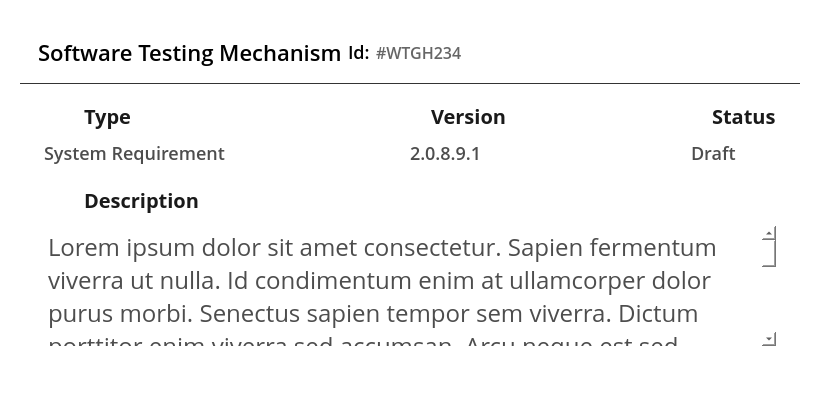
<?xml version="1.0" encoding="UTF-8"?>
<ui version="4.0">
 <class>RecordSummaryPopover</class>
 <widget class="QWidget" name="RecordSummaryPopover">
  <property name="geometry">
   <rect>
    <x>0</x>
    <y>0</y>
    <width>820</width>
    <height>400</height>
   </rect>
  </property>
  <property name="sizePolicy">
   <sizepolicy hsizetype="Fixed" vsizetype="Fixed">
    <horstretch>0</horstretch>
    <verstretch>0</verstretch>
   </sizepolicy>
  </property>
  <property name="maximumSize">
   <size>
    <width>820</width>
    <height>400</height>
   </size>
  </property>
  <property name="windowTitle">
   <string>Form</string>
  </property>
  <property name="styleSheet">
   <string notr="true">border-radius: 0px;
background-color: transparent;</string>
  </property>
  <layout class="QVBoxLayout" name="verticalLayout">
   <property name="spacing">
    <number>0</number>
   </property>
   <property name="sizeConstraint">
    <enum>QLayout::SizeConstraint::SetDefaultConstraint</enum>
   </property>
   <property name="leftMargin">
    <number>20</number>
   </property>
   <property name="topMargin">
    <number>20</number>
   </property>
   <property name="rightMargin">
    <number>20</number>
   </property>
   <property name="bottomMargin">
    <number>20</number>
   </property>
   <item>
    <widget class="QWidget" name="contentWrapper" native="true">
     <layout class="QVBoxLayout" name="verticalLayout_2">
      <property name="spacing">
       <number>0</number>
      </property>
      <property name="leftMargin">
       <number>0</number>
      </property>
      <property name="topMargin">
       <number>0</number>
      </property>
      <property name="rightMargin">
       <number>0</number>
      </property>
      <property name="bottomMargin">
       <number>0</number>
      </property>
      <item>
       <widget class="QWidget" name="headerRow" native="true">
        <property name="minimumSize">
         <size>
          <width>0</width>
          <height>64</height>
         </size>
        </property>
        <property name="maximumSize">
         <size>
          <width>16777215</width>
          <height>64</height>
         </size>
        </property>
        <property name="styleSheet">
         <string notr="true">#headerRow {
	border-top-left-radius: 12px;
	border-top-right-radius: 12px;
	background: white;
	border-bottom: 1px solid #343434
}</string>
        </property>
        <layout class="QHBoxLayout" name="horizontalLayout_3">
         <property name="leftMargin">
          <number>18</number>
         </property>
         <property name="rightMargin">
          <number>18</number>
         </property>
         <item>
          <widget class="QLabel" name="dialogTitle">
           <property name="styleSheet">
            <string notr="true">color: black;
font-family: Open Sans;
font-weight: 500;
font-size: 22px;
line-height: 30px;
letter-spacing: 0%;
</string>
           </property>
           <property name="text">
            <string>Software Testing Mechanism</string>
           </property>
          </widget>
         </item>
         <item>
          <widget class="QWidget" name="RecIDPart" native="true">
           <layout class="QHBoxLayout" name="horizontalLayout_2">
            <property name="leftMargin">
             <number>0</number>
            </property>
            <property name="topMargin">
             <number>0</number>
            </property>
            <property name="rightMargin">
             <number>0</number>
            </property>
            <property name="bottomMargin">
             <number>0</number>
            </property>
            <item>
             <widget class="QLabel" name="IdLabel">
              <property name="styleSheet">
               <string notr="true">QLabel {
font-family: Open Sans;
font-weight: 500;
font-size: 18px;
line-height: 26px;
letter-spacing: 0%;
color: black;
}</string>
              </property>
              <property name="text">
               <string>Id:</string>
              </property>
              <property name="textFormat">
               <enum>Qt::TextFormat::AutoText</enum>
              </property>
             </widget>
            </item>
            <item>
             <widget class="QLabel" name="recordIDLabel">
              <property name="styleSheet">
               <string notr="true">QLabel {
font-family: Open Sans;
font-weight: 500;
font-size: 16px;
line-height: 24px;
letter-spacing: 0%;
color: #666666
}</string>
              </property>
              <property name="text">
               <string>#WTGH234</string>
              </property>
             </widget>
            </item>
            <item>
             <widget class="QPushButton" name="expendWindowButton">
              <property name="text">
               <string/>
              </property>
              <property name="icon">
               <iconset resource="../../../../Resources/Resources.qrc">
                <normaloff>:/images/Project/expend-window.svg</normaloff>:/images/Project/expend-window.svg</iconset>
              </property>
              <property name="iconSize">
               <size>
                <width>20</width>
                <height>20</height>
               </size>
              </property>
              <property name="flat">
               <bool>true</bool>
              </property>
             </widget>
            </item>
           </layout>
          </widget>
         </item>
         <item>
          <spacer name="horizontalSpacer">
           <property name="orientation">
            <enum>Qt::Orientation::Horizontal</enum>
           </property>
           <property name="sizeHint" stdset="0">
            <size>
             <width>40</width>
             <height>20</height>
            </size>
           </property>
          </spacer>
         </item>
        </layout>
       </widget>
      </item>
      <item>
       <widget class="QWidget" name="summaryGroup" native="true">
        <property name="minimumSize">
         <size>
          <width>0</width>
          <height>0</height>
         </size>
        </property>
        <property name="styleSheet">
         <string notr="true">#summaryGroup {
	border-bottom-left-radius: 12px;
	border-bottom-right-radius: 12px;
	background: white;
}</string>
        </property>
        <layout class="QVBoxLayout" name="verticalLayout_3">
         <property name="spacing">
          <number>18</number>
         </property>
         <property name="leftMargin">
          <number>24</number>
         </property>
         <property name="topMargin">
          <number>18</number>
         </property>
         <property name="rightMargin">
          <number>24</number>
         </property>
         <property name="bottomMargin">
          <number>34</number>
         </property>
         <item>
          <widget class="QWidget" name="fieldRow1" native="true">
           <property name="maximumSize">
            <size>
             <width>16777215</width>
             <height>68</height>
            </size>
           </property>
           <layout class="QHBoxLayout" name="horizontalLayout">
            <property name="leftMargin">
             <number>0</number>
            </property>
            <property name="topMargin">
             <number>0</number>
            </property>
            <property name="rightMargin">
             <number>0</number>
            </property>
            <property name="bottomMargin">
             <number>0</number>
            </property>
            <item>
             <widget class="QWidget" name="typeField" native="true">
              <property name="sizePolicy">
               <sizepolicy hsizetype="Preferred" vsizetype="Maximum">
                <horstretch>0</horstretch>
                <verstretch>0</verstretch>
               </sizepolicy>
              </property>
              <layout class="QVBoxLayout" name="verticalLayout_4">
               <property name="spacing">
                <number>10</number>
               </property>
               <property name="leftMargin">
                <number>0</number>
               </property>
               <property name="topMargin">
                <number>0</number>
               </property>
               <property name="rightMargin">
                <number>0</number>
               </property>
               <property name="bottomMargin">
                <number>0</number>
               </property>
               <item>
                <widget class="QWidget" name="typeHeader" native="true">
                 <property name="maximumSize">
                  <size>
                   <width>16777215</width>
                   <height>32</height>
                  </size>
                 </property>
                 <property name="styleSheet">
                  <string notr="true">QLabel {
color: #1A1A1A;
font-family: Open Sans;
font-weight: 600;
font-size: 20px;
line-height: 28px;
letter-spacing: 0%;
}</string>
                 </property>
                 <layout class="QHBoxLayout" name="horizontalLayout_4">
                  <property name="spacing">
                   <number>8</number>
                  </property>
                  <property name="leftMargin">
                   <number>0</number>
                  </property>
                  <property name="topMargin">
                   <number>0</number>
                  </property>
                  <property name="rightMargin">
                   <number>0</number>
                  </property>
                  <property name="bottomMargin">
                   <number>0</number>
                  </property>
                  <item>
                   <widget class="QLabel" name="label">
                    <property name="maximumSize">
                     <size>
                      <width>32</width>
                      <height>32</height>
                     </size>
                    </property>
                    <property name="text">
                     <string/>
                    </property>
                    <property name="pixmap">
                     <pixmap resource="../../../../Resources/Resources.qrc">:/images/Record/type-icon.svg</pixmap>
                    </property>
                   </widget>
                  </item>
                  <item>
                   <widget class="QLabel" name="typeLabel">
                    <property name="text">
                     <string>Type</string>
                    </property>
                   </widget>
                  </item>
                 </layout>
                </widget>
               </item>
               <item>
                <widget class="QLabel" name="typeFieldLabel">
                 <property name="maximumSize">
                  <size>
                   <width>16777215</width>
                   <height>26</height>
                  </size>
                 </property>
                 <property name="styleSheet">
                  <string notr="true">QLabel {
color: #4D4D4D;
font-family: Open Sans;
font-weight: 500;
font-size: 18px;
line-height: 26px;
letter-spacing: 0%;
}</string>
                 </property>
                 <property name="text">
                  <string>System Requirement</string>
                 </property>
                </widget>
               </item>
              </layout>
             </widget>
            </item>
            <item>
             <spacer name="horizontalSpacer_2">
              <property name="orientation">
               <enum>Qt::Orientation::Horizontal</enum>
              </property>
              <property name="sizeHint" stdset="0">
               <size>
                <width>40</width>
                <height>20</height>
               </size>
              </property>
             </spacer>
            </item>
            <item>
             <widget class="QWidget" name="versionField" native="true">
              <property name="sizePolicy">
               <sizepolicy hsizetype="Preferred" vsizetype="Maximum">
                <horstretch>0</horstretch>
                <verstretch>0</verstretch>
               </sizepolicy>
              </property>
              <layout class="QVBoxLayout" name="verticalLayout_5">
               <property name="spacing">
                <number>10</number>
               </property>
               <property name="leftMargin">
                <number>0</number>
               </property>
               <property name="topMargin">
                <number>0</number>
               </property>
               <property name="rightMargin">
                <number>0</number>
               </property>
               <property name="bottomMargin">
                <number>0</number>
               </property>
               <item>
                <widget class="QWidget" name="versionHeader" native="true">
                 <property name="maximumSize">
                  <size>
                   <width>16777215</width>
                   <height>32</height>
                  </size>
                 </property>
                 <property name="styleSheet">
                  <string notr="true">QLabel {
color: #1A1A1A;
font-family: Open Sans;
font-weight: 600;
font-size: 20px;
line-height: 28px;
letter-spacing: 0%;
}</string>
                 </property>
                 <layout class="QHBoxLayout" name="horizontalLayout_7">
                  <property name="spacing">
                   <number>8</number>
                  </property>
                  <property name="leftMargin">
                   <number>0</number>
                  </property>
                  <property name="topMargin">
                   <number>0</number>
                  </property>
                  <property name="rightMargin">
                   <number>0</number>
                  </property>
                  <property name="bottomMargin">
                   <number>0</number>
                  </property>
                  <item>
                   <widget class="QLabel" name="versionIcon">
                    <property name="sizePolicy">
                     <sizepolicy hsizetype="Preferred" vsizetype="Preferred">
                      <horstretch>0</horstretch>
                      <verstretch>0</verstretch>
                     </sizepolicy>
                    </property>
                    <property name="maximumSize">
                     <size>
                      <width>50</width>
                      <height>40</height>
                     </size>
                    </property>
                    <property name="text">
                     <string/>
                    </property>
                    <property name="pixmap">
                     <pixmap resource="../../../../Resources/Resources.qrc">:/images/Record/version-icon.svg</pixmap>
                    </property>
                   </widget>
                  </item>
                  <item>
                   <widget class="QLabel" name="versionLabel">
                    <property name="text">
                     <string>Version</string>
                    </property>
                   </widget>
                  </item>
                 </layout>
                </widget>
               </item>
               <item>
                <widget class="QLabel" name="versionFieldLabel">
                 <property name="styleSheet">
                  <string notr="true">QLabel {
color: #4D4D4D;
font-family: Open Sans;
font-weight: 500;
font-size: 18px;
line-height: 26px;
letter-spacing: 0%;
}</string>
                 </property>
                 <property name="text">
                  <string>2.0.8.9.1</string>
                 </property>
                </widget>
               </item>
              </layout>
             </widget>
            </item>
            <item>
             <spacer name="horizontalSpacer_3">
              <property name="orientation">
               <enum>Qt::Orientation::Horizontal</enum>
              </property>
              <property name="sizeHint" stdset="0">
               <size>
                <width>40</width>
                <height>20</height>
               </size>
              </property>
             </spacer>
            </item>
            <item>
             <widget class="QWidget" name="statusField" native="true">
              <property name="sizePolicy">
               <sizepolicy hsizetype="Preferred" vsizetype="Maximum">
                <horstretch>0</horstretch>
                <verstretch>0</verstretch>
               </sizepolicy>
              </property>
              <layout class="QVBoxLayout" name="verticalLayout_6">
               <property name="spacing">
                <number>10</number>
               </property>
               <property name="leftMargin">
                <number>0</number>
               </property>
               <property name="topMargin">
                <number>0</number>
               </property>
               <property name="rightMargin">
                <number>0</number>
               </property>
               <property name="bottomMargin">
                <number>0</number>
               </property>
               <item>
                <widget class="QWidget" name="statusHeader" native="true">
                 <property name="maximumSize">
                  <size>
                   <width>16777215</width>
                   <height>32</height>
                  </size>
                 </property>
                 <property name="styleSheet">
                  <string notr="true">QLabel {
color: #1A1A1A;
font-family: Open Sans;
font-weight: 600;
font-size: 20px;
line-height: 28px;
letter-spacing: 0%;
}</string>
                 </property>
                 <layout class="QHBoxLayout" name="horizontalLayout_8">
                  <property name="spacing">
                   <number>8</number>
                  </property>
                  <property name="leftMargin">
                   <number>0</number>
                  </property>
                  <property name="topMargin">
                   <number>0</number>
                  </property>
                  <property name="rightMargin">
                   <number>0</number>
                  </property>
                  <property name="bottomMargin">
                   <number>0</number>
                  </property>
                  <item>
                   <widget class="QLabel" name="statusIcon">
                    <property name="maximumSize">
                     <size>
                      <width>32</width>
                      <height>32</height>
                     </size>
                    </property>
                    <property name="text">
                     <string/>
                    </property>
                    <property name="pixmap">
                     <pixmap resource="../../../../Resources/Resources.qrc">:/images/Record/status-icon.svg</pixmap>
                    </property>
                   </widget>
                  </item>
                  <item>
                   <widget class="QLabel" name="statusHeaderLabel">
                    <property name="text">
                     <string>Status</string>
                    </property>
                   </widget>
                  </item>
                 </layout>
                </widget>
               </item>
               <item>
                <widget class="QLabel" name="statusValueLabel">
                 <property name="styleSheet">
                  <string notr="true">QLabel {
color: #4D4D4D;
font-family: Open Sans;
font-weight: 500;
font-size: 18px;
line-height: 26px;
letter-spacing: 0%;
}</string>
                 </property>
                 <property name="text">
                  <string>Draft</string>
                 </property>
                </widget>
               </item>
              </layout>
             </widget>
            </item>
           </layout>
          </widget>
         </item>
         <item>
          <widget class="QWidget" name="descField" native="true">
           <layout class="QVBoxLayout" name="verticalLayout_8">
            <property name="spacing">
             <number>10</number>
            </property>
            <property name="leftMargin">
             <number>0</number>
            </property>
            <property name="topMargin">
             <number>0</number>
            </property>
            <property name="rightMargin">
             <number>0</number>
            </property>
            <property name="bottomMargin">
             <number>0</number>
            </property>
            <item>
             <widget class="QWidget" name="descHeader" native="true">
              <property name="minimumSize">
               <size>
                <width>0</width>
                <height>32</height>
               </size>
              </property>
              <layout class="QHBoxLayout" name="horizontalLayout_12">
               <property name="spacing">
                <number>8</number>
               </property>
               <property name="leftMargin">
                <number>0</number>
               </property>
               <property name="topMargin">
                <number>0</number>
               </property>
               <property name="rightMargin">
                <number>0</number>
               </property>
               <property name="bottomMargin">
                <number>0</number>
               </property>
               <item>
                <widget class="QWidget" name="descIcon" native="true">
                 <property name="sizePolicy">
                  <sizepolicy hsizetype="Fixed" vsizetype="Fixed">
                   <horstretch>0</horstretch>
                   <verstretch>0</verstretch>
                  </sizepolicy>
                 </property>
                 <property name="minimumSize">
                  <size>
                   <width>32</width>
                   <height>32</height>
                  </size>
                 </property>
                 <property name="maximumSize">
                  <size>
                   <width>32</width>
                   <height>32</height>
                  </size>
                 </property>
                 <property name="styleSheet">
                  <string notr="true">image: url(:/images/Record/desc-icon.svg);</string>
                 </property>
                </widget>
               </item>
               <item>
                <widget class="QLabel" name="descLabel">
                 <property name="styleSheet">
                  <string notr="true">QLabel {
color: #1A1A1A;
font-family: Open Sans;
font-weight: 600;
font-size: 20px;
line-height: 28px;
letter-spacing: 0%;
}</string>
                 </property>
                 <property name="text">
                  <string>Description</string>
                 </property>
                </widget>
               </item>
              </layout>
             </widget>
            </item>
            <item>
             <widget class="QTextBrowser" name="descTextView">
              <property name="styleSheet">
               <string notr="true">QTextBrowser {
font-family: Open Sans;
font-weight: 500;
font-size: 18px;
line-height: 26px;
letter-spacing: 0%;
color: #4D4D4D;
background-color: rgb(255, 255, 255);
}

QScrollBar {
    background: transparent;
}

QScrollBar:vertical {
    width: 6px;
    background: transparent;
}
QScrollBar::handle:vertical {
    background: #4B286D;
    border-radius: 3px;
}
QScrollBar::add-line:vertical,
QScrollBar::sub-line:vertical {
    height: 0;
}</string>
              </property>
              <property name="html">
               <string>&lt;!DOCTYPE HTML PUBLIC &quot;-//W3C//DTD HTML 4.0//EN&quot; &quot;http://www.w3.org/TR/REC-html40/strict.dtd&quot;&gt;
&lt;html&gt;&lt;head&gt;&lt;meta name=&quot;qrichtext&quot; content=&quot;1&quot; /&gt;&lt;meta charset=&quot;utf-8&quot; /&gt;&lt;style type=&quot;text/css&quot;&gt;
p, li { white-space: pre-wrap; }
hr { height: 1px; border-width: 0; }
li.unchecked::marker { content: &quot;\2610&quot;; }
li.checked::marker { content: &quot;\2612&quot;; }
&lt;/style&gt;&lt;/head&gt;&lt;body style=&quot; font-family:'Open Sans'; font-size:18px; font-weight:500; font-style:normal;&quot;&gt;
&lt;p style=&quot; margin-top:0px; margin-bottom:0px; margin-left:0px; margin-right:0px; -qt-block-indent:0; text-indent:0px;&quot;&gt;&lt;span style=&quot; font-family:'Segoe UI'; font-size:18pt; font-weight:400;&quot;&gt;Lorem ipsum dolor sit amet consectetur. Sapien fermentum viverra ut nulla. Id condimentum enim at ullamcorper dolor purus morbi. Senectus sapien tempor sem viverra. Dictum porttitor enim viverra sed accumsan. Arcu neque est sed quisque feugiat nisl ac a. Ac dolor viverra massa luctus diam. Ac amet malesuada sodales dignissim turpis non in nulla at. Consectetur eget gravida magnis porta nullam in malesuada facilisis. Vestibulum commodo dui posuere nascetur cras neque sed. Vestibulum pellentesque est nulla pretium in tempus sed platea. Nam imperdiet vitae turpis in cras. Pretium integer feugiat a at risus. Nec sollicitudin suspendisse tellus See more&lt;/span&gt;&lt;/p&gt;&lt;/body&gt;&lt;/html&gt;</string>
              </property>
             </widget>
            </item>
           </layout>
          </widget>
         </item>
        </layout>
       </widget>
      </item>
     </layout>
    </widget>
   </item>
  </layout>
 </widget>
 <resources>
  <include location="../../../../Resources/Resources.qrc"/>
 </resources>
 <connections/>
</ui>
